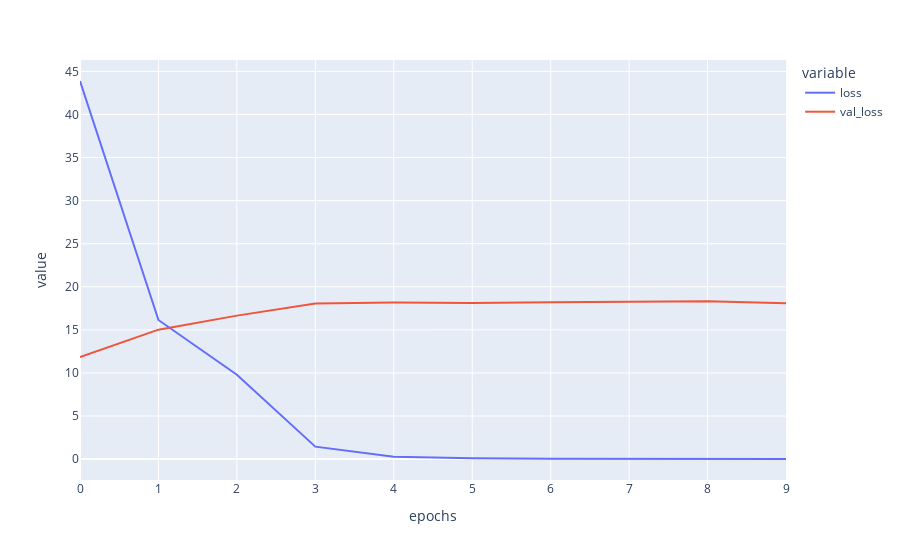

The notebook cell this image was saved under:
### Code cell
plot_df ={'loss': loss,
          'val_loss': val_loss,
         'epochs': np.arange(len(loss))}

fig = px.line(plot_df, x='epochs', y=['loss', 'val_loss'])
fig.show()

### Figure 1 — Plotly figure (JSON) as saved in the notebook; plotly's stock layout.template omitted (floating-point values rounded to 4 significant figures)
{"data": [{"hovertemplate": "variable=loss<br>epochs=%{x}<br>value=%{y}<extra></extra>", "legendgroup": "loss", "line": {"color": "#636efa", "dash": "solid"}, "mode": "lines", "name": "loss", "orientation": "v", "showlegend": true, "type": "scatter", "x": [0, 1, 2, 3, 4, 5, 6, 7, 8, 9], "xaxis": "x", "y": [43.88, 16.15, 9.797, 1.444, 0.2663, 0.09822, 0.04889, 0.02845, 0.01761, 0.01118], "yaxis": "y"}, {"hovertemplate": "variable=val_loss<br>epochs=%{x}<br>value=%{y}<extra></extra>", "legendgroup": "val_loss", "line": {"color": "#EF553B", "dash": "solid"}, "mode": "lines", "name": "val_loss", "orientation": "v", "showlegend": true, "type": "scatter", "x": [0, 1, 2, 3, 4, 5, 6, 7, 8, 9], "xaxis": "x", "y": [11.83, 15.02, 16.65, 18.07, 18.17, 18.12, 18.22, 18.29, 18.32, 18.09], "yaxis": "y"}], "layout": {"legend": {"title": {"text": "variable"}, "tracegroupgap": 0}, "margin": {"t": 60}, "xaxis": {"anchor": "y", "domain": [0, 1], "title": {"text": "epochs"}}, "yaxis": {"anchor": "x", "domain": [0, 1], "title": {"text": "value"}}}}
